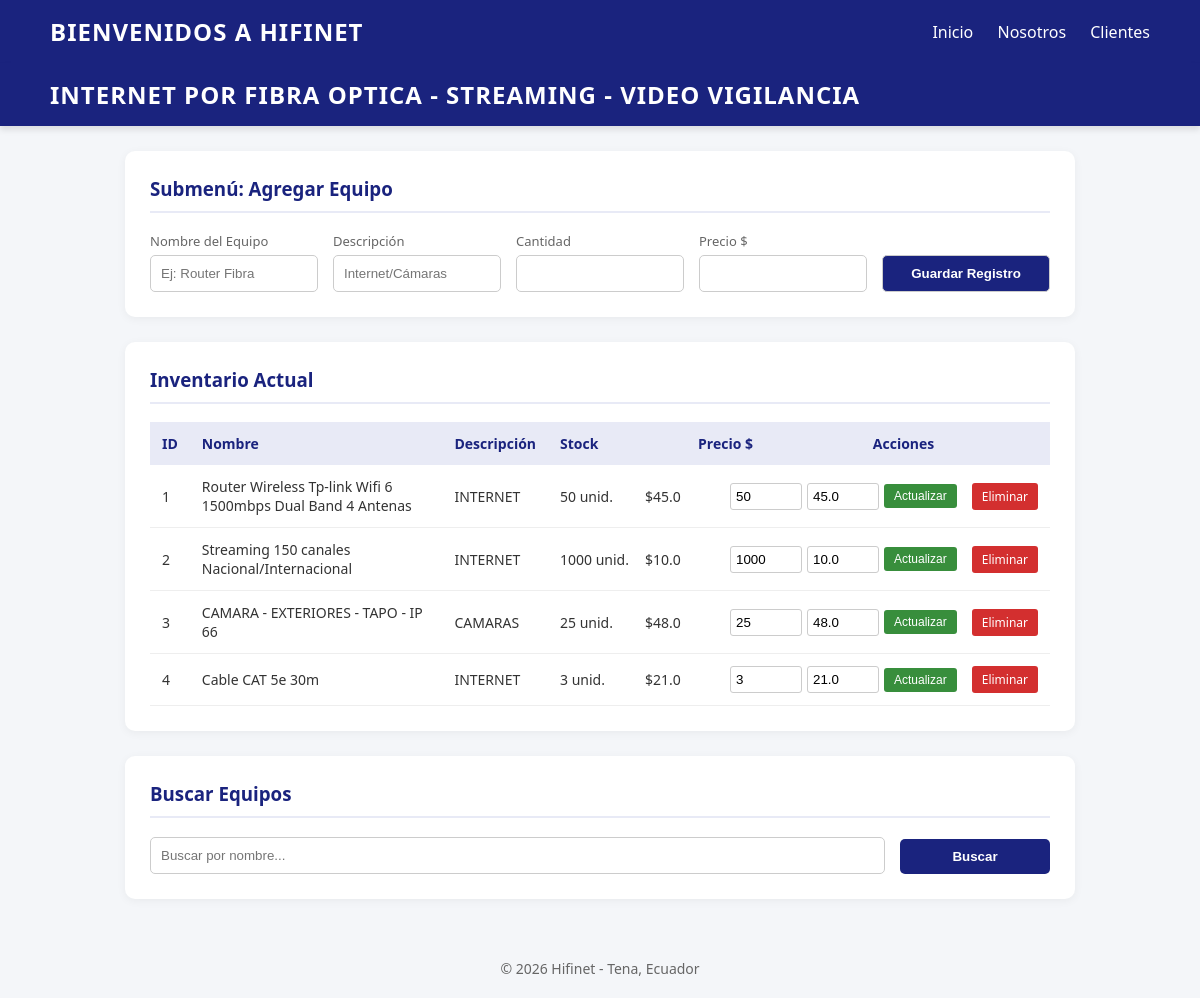
Before: / with the older database file.
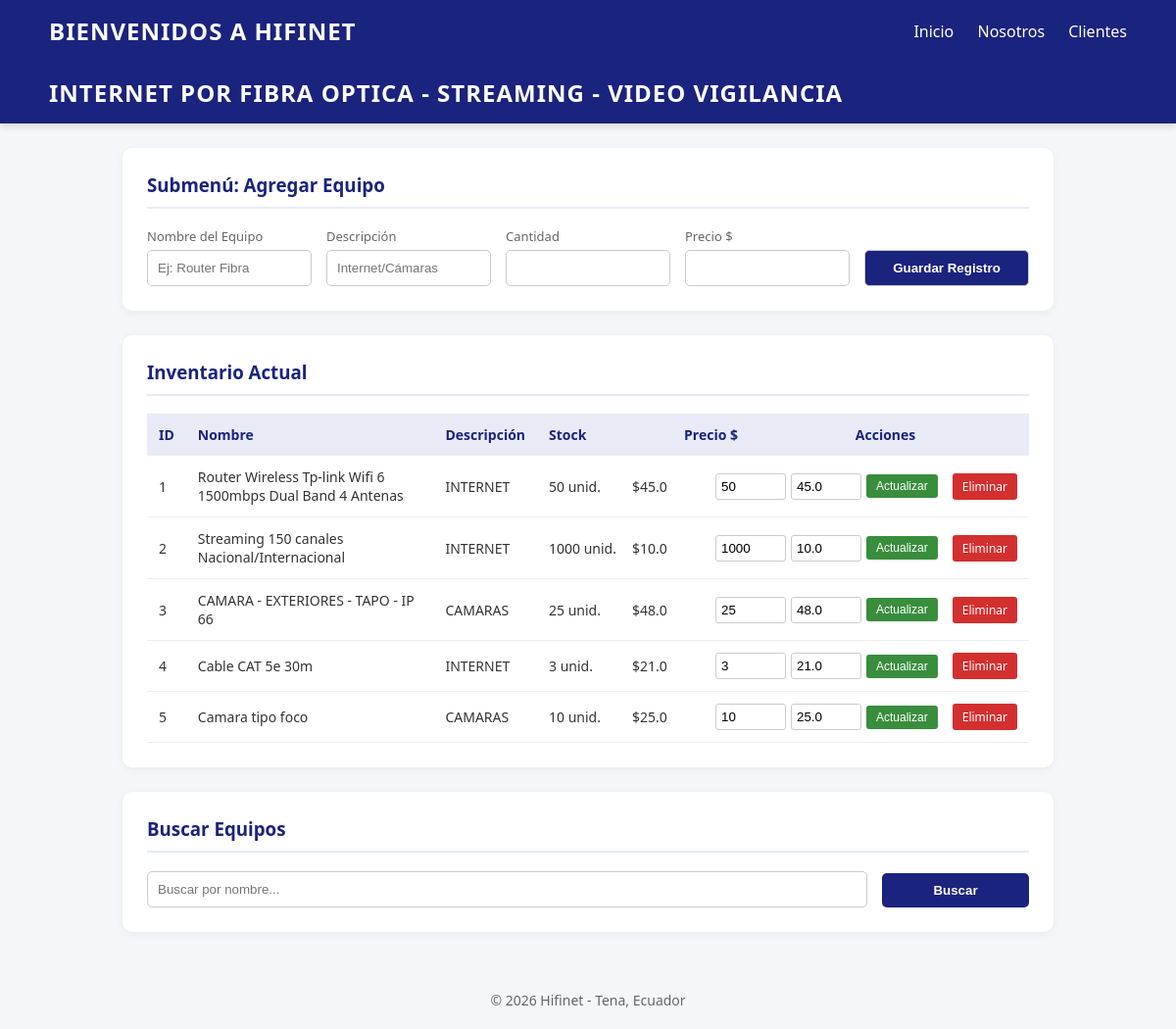
After: the same page with the newer database file.
### tables this page shows
CREATE TABLE productos 
                        (id INTEGER PRIMARY KEY AUTOINCREMENT, 
                         nombre TEXT, descripcion TEXT, cantidad INTEGER, precio REAL);

### app.py (the view, shortened to what this page needs)
@app.route('/', methods=['GET', 'POST'])
def index():
    form = ProductoForm()
    inventario.cargar_desde_db()
    return render_template('index.html', productos=inventario.productos_dict.values(), form=form)

### form.py
class ProductoForm(FlaskForm):
    nombre = StringField('Nombre del Equipo', validators=[DataRequired()])
    descripcion = StringField('Descripción', validators=[DataRequired()])
    cantidad = IntegerField('Cantidad', validators=[DataRequired()])
    precio = FloatField('Precio $', validators=[DataRequired()])
    submit = SubmitField('Guardar Registro')

### inventario/bd.py (called while the page is built)
def get_db_connection():
    db_path.parent.mkdir(parents=True, exist_ok=True)
    conn = sqlite3.connect(db_path)
    conn.row_factory = sqlite3.Row
    return conn

### inventario/inventario.py (called while the page is built)
    def cargar_desde_db(self):
        with get_db_connection() as conn:
            filas = conn.execute("SELECT * FROM productos").fetchall()
            self.productos_dict.clear()
            for f in filas:
                self.productos_dict[f['id']] = Producto(f['id'], f['nombre'], f['descripcion'], f['cantidad'], f['precio'])

### templates/index.html (shortened to what this page needs)
<!DOCTYPE html>
<html lang="es">
<head>
        <link rel="stylesheet" href="{{ url_for('static', filename='styles.css') }}">
</head>
<body>
    <nav class="navbar">
        <h1>BIENVENIDOS A HIFINET</h1>
        <div class="nav-links">
            <a href="/">Inicio</a>
            <a href="#">Nosotros</a>
            <a href="#">Clientes</a>
        </div>
    </nav>
    <nav class="navbar">
        <h1>INTERNET POR FIBRA OPTICA - STREAMING - VIDEO VIGILANCIA</h1>
    </nav>
    <main class="container">
        <section class="card">
            <h3>Submenú: Agregar Equipo</h3>
            <form action="/" method="POST" class="form-inline">
                <div class="form-group">
                    <label>{{ form.nombre.label }}</label>
                    {{ form.nombre(placeholder="Ej: Router Fibra") }}
                </div>
                <div class="form-group">
                    <label>{{ form.descripcion.label }}</label>
                    {{ form.descripcion(placeholder="Internet/Cámaras") }}
                </div>
                <div class="form-group">
                    <label>{{ form.cantidad.label }}</label>
                    {{ form.cantidad() }}
                </div>
                <div class="form-group">
                    <label>{{ form.precio.label }}</label>
                    {{ form.precio() }}
                </div>
                <div class="form-group" style="justify-content: flex-end;">
                    {{ form.submit(class="btn-primary") }}
                </div>
            </form>
        </section>
        <section class="card">
            <h3>Inventario Actual</h3>
            <table>
                <thead>
                    <tr>
                        <th>ID</th><th>Nombre</th><th>Descripción</th><th>Stock</th><th>Precio $</th><th>Acciones</th>
                    </tr>
                </thead>
                <tbody>
                    {% for p in productos %}
                    <tr>
                        <td>{{ p.id }}</td>
                        <td>{{ p.nombre }}</td>
                        <td>{{ p.descripcion }}</td>
                        <td colspan="3">
                            <form action="/actualizar/{{ p.id }}" method="POST" class="mini-form" style="align-items: center;">
                                <span style="width: 80px; display:inline-block;">{{ p.cantidad }} unid.</span>
                                <span style="width: 80px; display:inline-block;">${{ p.precio }}</span>
                                <input type="number" name="nueva_cantidad" value="{{ p.cantidad }}" required>
                                <input type="number" step="0.01" name="nuevo_precio" value="{{ p.precio }}" required>
                                <button type="submit" class="btn-update">Actualizar</button>
                                <a href="/eliminar/{{ p.id }}" class="btn-danger" style="margin-left: 10px;">Eliminar</a>
                            </form>
                        </td>
                    </tr>
                    {% endfor %}
                </tbody>
            </table>
        </section>
        <section class="card">
            <h3>Buscar Equipos</h3>
            <form action="/buscar" method="GET" class="form-inline">
                <div class="form-group" style="flex: 2;">
                    <input type="text" name="query" placeholder="Buscar por nombre..." value="{{ busqueda }}">
                </div>
                <div class="form-group" style="flex: 0;">
                    <button type="submit" class="btn-primary">Buscar</button>
                </div>
            </form>
        </section>
    </main>
    <footer>
        &copy; 2026 Hifinet - Tena, Ecuador
    </footer>
</body>
</html>

### static/styles.css (style rules this page uses)
body { font-family: 'Segoe UI', Tahoma, Geneva, Verdana, sans-serif; background-color: #f4f6f9; margin: 0; padding: 0; color: #333; }
.navbar { background-color: #1a237e; color: white; padding: 15px 50px; display: flex; justify-content: space-between; align-items: center; box-shadow: 0 4px 6px rgba(0,0,0,0.1); }
.navbar h1 { margin: 0; font-size: 24px; letter-spacing: 1px; }
.nav-links a { color: white; text-decoration: none; margin-left: 20px; font-weight: 500; }
.card { background-color: white; max-width: 900px; margin: 25px auto; padding: 25px; border-radius: 10px; box-shadow: 0 2px 10px rgba(0,0,0,0.05); }
.card h3 { margin-top: 0; color: #1a237e; border-bottom: 2px solid #e8eaf6; padding-bottom: 10px; }
.form-inline { display: flex; flex-wrap: wrap; gap: 15px; align-items: flex-end; }
.form-group { display: flex; flex-direction: column; flex: 1; min-width: 150px; }
.form-group label { font-size: 13px; color: #666; margin-bottom: 5px; }
.form-group input, .form-group select { padding: 10px; border: 1px solid #ccc; border-radius: 5px; }
.btn-primary { background-color: #1a237e; color: white; padding: 10px 20px; border: none; border-radius: 5px; cursor: pointer; font-weight: bold; }
.btn-danger { background-color: #d32f2f; color: white; padding: 5px 10px; border: none; border-radius: 3px; cursor: pointer; text-decoration: none; font-size: 12px; }
.btn-update { background-color: #388e3c; color: white; padding: 5px 10px; border: none; border-radius: 3px; cursor: pointer; font-size: 12px; }
table { width: 100%; border-collapse: collapse; margin-top: 15px; }
th { background-color: #e8eaf6; color: #1a237e; text-align: left; padding: 12px; font-size: 14px; }
td { padding: 12px; border-bottom: 1px solid #eee; font-size: 14px; vertical-align: middle; }
.mini-form { display: flex; gap: 5px; }
.mini-form input { width: 60px; padding: 5px; border: 1px solid #ccc; border-radius: 3px; }
footer { text-align: center; padding: 20px; color: #666; font-size: 14px; margin-top: 40px; }

Changed rows visible on the page:
added productos: id "5", nombre "Camara tipo foco", descripcion "CAMARAS", cantidad "10", precio "25.0", nueva_cantidad "10", nuevo_precio "25.0"
